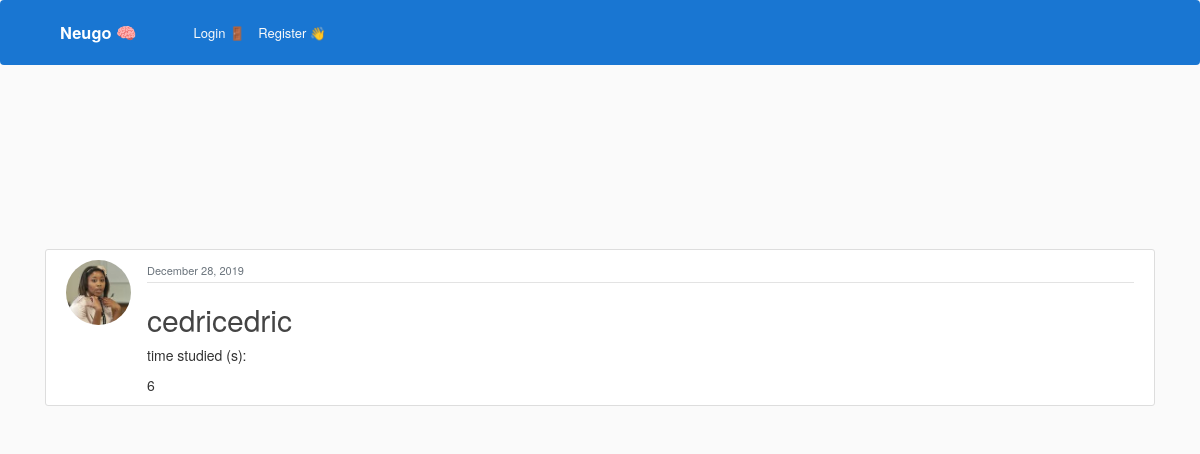
Before: /rewards/purchase_rewards/go_home/ with the older database file.
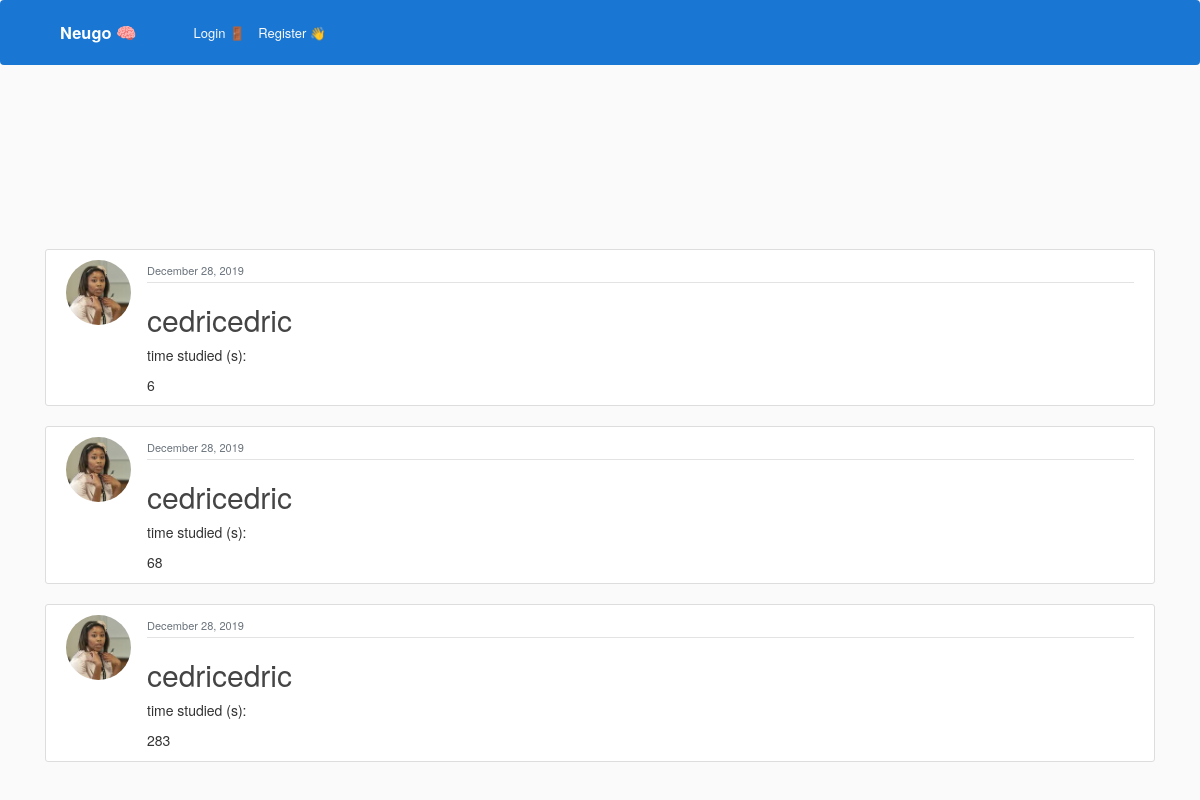
After: the same page with the newer database file.
### blog/models.py (models this page shows, shortened)
class Post(models.Model):
    objects = models.Manager()
    title = "title" #models.CharField(max_length=100)
    time_studied = models.IntegerField(default=20)
    date_posted = models.DateTimeField(default=timezone.now)
    author = models.ForeignKey(User, on_delete=models.CASCADE)

### users/models.py (models this page shows, shortened)
class Profile(models.Model):
    user = models.OneToOneField(User, on_delete=models.CASCADE)
    profile_pictures = [
        "asian_student.jpeg",
        "black_and_white_photo.jpg",
        "college_student.jpeg",
        "girl_looking_sideways.jpg",
        "nerdy_guy.jpg",
        "science_student.jpeg",
        "student_sitting_on_grass.jpg",
    ]
    for i in range(len(profile_pictures)):
        profile_pictures[i] = "potential_pics/" + profile_pictures[i]
    image = models.ImageField(
        default=random.choice(profile_pictures), upload_to="profile_pics"
    )
    wallet_points = models.BigIntegerField(default=0)
    university = models.CharField(default="", max_length=35)
    subject = models.CharField(default="", max_length=35)

### blog/views.py (the view)
# urls.py: path('', PostListView.as_view(), name='blog-home'),
def home(request):
    context = {"posts": Post.objects.all()}
    return render(request, "blog/home.html", context)

### blog/templates/blog/home.html (shortened to what this page needs)
{% extends "blog/base.html" %}
{% block content %}
<head>
</head>
    {% for post in posts %}
        <article class="media content-section" >
          <img class="rounded-circle article-img" src="{{ post.author.profile.image.url }}">
          <div class="media-body">
            <div class="article-metadata">
              <small class="text-muted">{{ post.date_posted|date:"F d, Y" }}</small>
            </div>
            <h2><a class="article-title" href="{% url 'post-detail' post.id %}">{{ post.author }}</a></h2>
            <p> time studied (s): </p>
              <p class="article-content">{{ post.time_studied }}</p>
            </div>
        </article>
    {% endfor %}
{% endblock content %}

### blog/templates/blog/base.html (shortened to what this page needs)
{% load static %}
<!DOCTYPE html>
<html>
        <link href="//maxcdn.bootstrapcdn.com/bootstrap/4.0.0/css/bootstrap.min.css" rel="stylesheet" id="bootstrap-css">
        <link rel="stylesheet" href="https://maxcdn.bootstrapcdn.com/bootstrap/4.0.0/css/bootstrap.min.css">
        <link rel="stylesheet" href="https://unpkg.com/bootstrap-material-design@4.1.1/dist/css/bootstrap-material-design.min.css">
        <link href="https://maxcdn.bootstrapcdn.com/font-awesome/latest/css/font-awesome.min.css" rel="stylesheet">
<head>
    <link rel="stylesheet" type="text/css" href="{% static 'blog/main1.css' %}">
    <link rel="stylesheet"  href="{% static 'blog/all.css' %}">
    <link rel="stylesheet"  href="{% static 'blog/app.css' %}">
    <link rel="stylesheet" type="text/css" href="{% static 'css/timernew.css' %}">
</head>
<body>
    <header class="site-header">
        <nav class="navbar navbar-expand-md navbar-dark bg-neugo fixed-top">
            <div class="container">
                <a class="navbar-brand mr-4" href="{% url 'blog-home' %}">Neugo &#x1F9E0</a>
                <div class="collapse navbar-collapse" id="navbarToggle">
                    <div class="navbar-nav">
                        {% if user.is_authenticated %}
                        <a class="nav-item nav-link" href="{% url 'profile' %}">Profile &#x1F392</a>
                        <a class="nav-item nav-link" href="{% url 'logout' %}">Logout &#x1F6AA</a>
                        {% else %}
                        <a class="nav-item nav-link" href="{% url 'login' %}">Login &#x1F6AA</a>
                        <a class="nav-item nav-link" href="{% url 'register' %}">Register &#x1F44B</a>
                        {% endif %}
                    </div>
                </div>
            </div>
        </nav>
    </header>
    <main role="main" class="container" >
        <div class="row">
            <div class="col-md-12" >
                {% block content %}
                {% endblock %}
            </div>
        </div>
    </main>
</body>
</html>

### static/blog/main1.css (style rules this page uses)
body { background: #fafafa; color: #333333; }
h1, h2, h3, h4, h5, h6 { color: #444444; }
.bg-neugo { background-color:#1976D2; }
.site-header .navbar-nav .nav-link { color: #fafafa; }
.content-section { background: #ffffff; padding: 10px 20px; border: 1px solid #dddddd; border-radius: 3px; margin-bottom: 20px; }
.article-title { color: #444444; }
.article-content { white-space: pre-line; }
.article-img { height: 65px; width: 65px; margin-right: 16px; }
.article-metadata { padding-bottom: 1px; margin-bottom: 4px; border-bottom: 1px solid #e3e3e3 }

### static/css/timernew.css (style rules this page uses)
body { background: #fafafa; color: #333333; margin-top: 5rem; }

Changed rows visible on the page:
added Post: author.profile.image (picture), date_posted "December 28, 2019", author "cedricedric", time_studied "68"
added Post: author.profile.image (picture), date_posted "December 28, 2019", author "cedricedric", time_studied "283"
